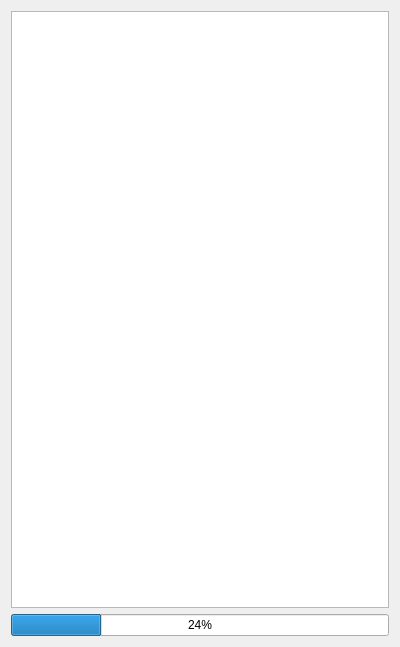
<?xml version="1.0" encoding="UTF-8"?>
<ui version="4.0">
 <class>DialogProgress</class>
 <widget class="QDialog" name="DialogProgress">
  <property name="geometry">
   <rect>
    <x>0</x>
    <y>0</y>
    <width>400</width>
    <height>647</height>
   </rect>
  </property>
  <property name="sizePolicy">
   <sizepolicy hsizetype="Preferred" vsizetype="Preferred">
    <horstretch>0</horstretch>
    <verstretch>0</verstretch>
   </sizepolicy>
  </property>
  <property name="minimumSize">
   <size>
    <width>0</width>
    <height>0</height>
   </size>
  </property>
  <property name="maximumSize">
   <size>
    <width>16777215</width>
    <height>16777215</height>
   </size>
  </property>
  <property name="windowTitle">
   <string>正反演运算进度</string>
  </property>
  <layout class="QVBoxLayout" name="verticalLayout">
   <item>
    <widget class="QTextEdit" name="textEdit">
     <property name="enabled">
      <bool>true</bool>
     </property>
     <property name="documentTitle">
      <string/>
     </property>
     <property name="readOnly">
      <bool>true</bool>
     </property>
    </widget>
   </item>
   <item>
    <widget class="QProgressBar" name="progressBar">
     <property name="value">
      <number>24</number>
     </property>
    </widget>
   </item>
  </layout>
 </widget>
 <resources/>
 <connections/>
</ui>
